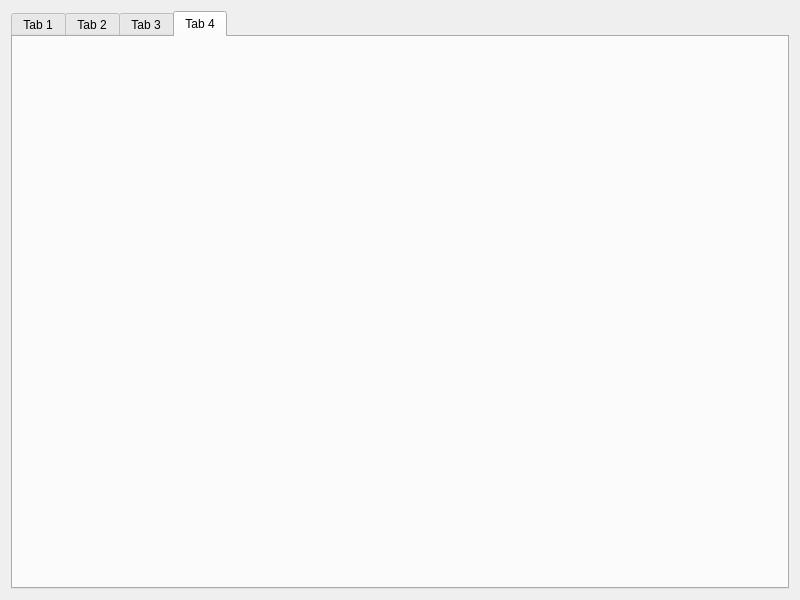
<?xml version="1.0" encoding="UTF-8"?>
<ui version="4.0">
 <class>Tab_widget</class>
 <widget class="QWidget" name="Tab_widget">
  <property name="geometry">
   <rect>
    <x>0</x>
    <y>0</y>
    <width>800</width>
    <height>600</height>
   </rect>
  </property>
  <property name="windowTitle">
   <string>Tab_widget</string>
  </property>
  <layout class="QHBoxLayout" name="horizontalLayout">
   <item>
    <widget class="QTabWidget" name="tabWidget">
     <property name="currentIndex">
      <number>3</number>
     </property>
     <widget class="QWidget" name="pTab1">
      <attribute name="title">
       <string>Tab 1</string>
      </attribute>
     </widget>
     <widget class="QWidget" name="pTab2">
      <attribute name="title">
       <string>Tab 2</string>
      </attribute>
     </widget>
     <widget class="QWidget" name="pTab3">
      <attribute name="title">
       <string>Tab 3</string>
      </attribute>
     </widget>
     <widget class="QWidget" name="pTab4">
      <attribute name="title">
       <string>Tab 4</string>
      </attribute>
     </widget>
    </widget>
   </item>
  </layout>
 </widget>
 <resources/>
 <connections/>
</ui>
